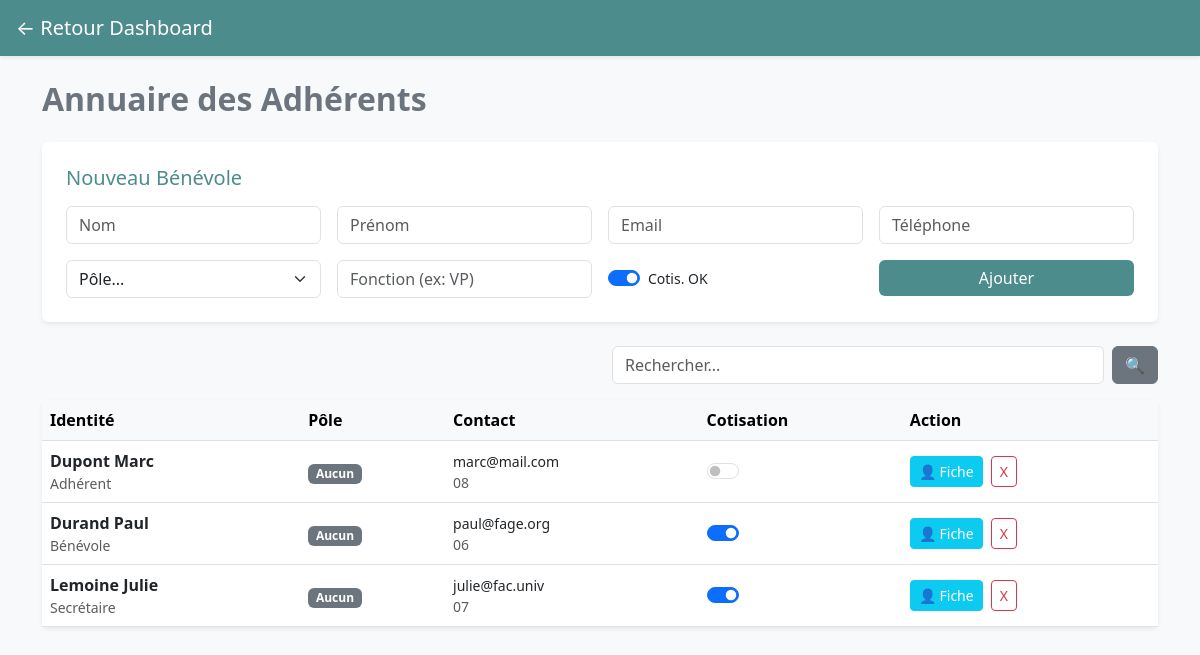
/admin/membres.php (signed in), run on the app's committed database.
### tables this page shows
CREATE TABLE benevoles (
                           id INTEGER PRIMARY KEY AUTOINCREMENT,
                           nom TEXT NOT NULL,
                           prenom TEXT NOT NULL,
                           email TEXT,
                           telephone TEXT,
                           fonction TEXT, -- Ex: Trésorier, Membre actif...
                           cotisation_a_jour INTEGER DEFAULT 0 -- 0 ou 1
, pole TEXT DEFAULT 'Aucun', date_naissance DATE, profession TEXT, ville TEXT, competences TEXT);

### admin/membres.php (the view, shortened to what this page needs)
<?php
$pdo = getPDO();
$recherche = $_GET['q'] ?? '';
if ($recherche) {
    $stmt = $pdo->prepare("SELECT * FROM benevoles WHERE nom LIKE ? OR prenom LIKE ? OR email LIKE ? ORDER BY pole ASC, nom ASC");
    $stmt->execute(["%$recherche%", "%$recherche%", "%$recherche%"]);
    $liste = $stmt->fetchAll();
} else {
    $liste = $pdo->query("SELECT * FROM benevoles ORDER BY pole ASC, nom ASC")->fetchAll();
}
?>
<!DOCTYPE html>
<html lang="fr">
<head>
    <link href="https://cdn.jsdelivr.net/npm/bootstrap@5.3.0/dist/css/bootstrap.min.css" rel="stylesheet">
</head>
<body class="bg-light">
<nav class="navbar navbar-dark bg-fage px-3 mb-4 shadow-sm">
    <a class="navbar-brand" href="index.php">← Retour Dashboard</a>
</nav>
<div class="container pb-5">
    <h2 class="text-secondary fw-bold mb-4">Annuaire des Adhérents</h2>
    <div class="card p-4 mb-4 shadow-sm border-0">
        <h5 class="mb-3 text-fage">Nouveau Bénévole</h5>
        <form method="post" class="row g-3">
            <div class="col-md-3"><input type="text" name="nom" class="form-control" placeholder="Nom" required></div>
            <div class="col-md-3"><input type="text" name="prenom" class="form-control" placeholder="Prénom" required></div>
            <div class="col-md-3"><input type="email" name="email" class="form-control" placeholder="Email"></div>
            <div class="col-md-3"><input type="text" name="tel" class="form-control" placeholder="Téléphone"></div>
            <div class="col-md-3">
                <select name="pole" class="form-select">
                    <option value="" disabled selected>Pôle...</option>
                </select>
            </div>
            <div class="col-md-3"><input type="text" name="fonction" class="form-control" placeholder="Fonction (ex: VP)"></div>
            <div class="col-md-3 d-flex align-items-center"><div class="form-check form-switch"><input class="form-check-input" type="checkbox" name="cotisation" value="1" checked><label class="form-check-label small">Cotis. OK</label></div></div>
            <div class="col-md-3"><button type="submit" class="btn btn-fage w-100">Ajouter</button></div>
        </form>
    </div>
    <div class="row mb-3">
        <div class="col-md-6 offset-md-6">
            <form method="get" class="d-flex">
                <input type="text" name="q" class="form-control me-2" placeholder="Rechercher..." value="<?= htmlspecialchars($recherche) ?>">
                <button class="btn btn-secondary" type="submit">🔍</button>
            </form>
        </div>
    </div>
    <div class="card shadow-sm border-0">
        <table class="table table-hover mb-0 align-middle">
            <thead class="table-light"><tr><th>Identité</th><th>Pôle</th><th>Contact</th><th>Cotisation</th><th>Action</th></tr></thead>
            <tbody>
            <?php foreach($liste as $b): ?>
                <tr>
                    <td class="fw-bold"><?= htmlspecialchars($b['nom'] ?? '') . ' ' . htmlspecialchars($b['prenom'] ?? '') ?><div class="small text-muted fw-normal"><?= htmlspecialchars($b['fonction'] ?? '') ?></div></td>
                    <td><span class="badge bg-secondary"><?= htmlspecialchars($b['pole'] ?? '-') ?></span></td>
                    <td class="small"><div><?= htmlspecialchars($b['email'] ?? '') ?></div><div class="text-muted"><?= htmlspecialchars($b['telephone'] ?? '') ?></div></td>
                    <td>
                        <form method="post" class="d-inline">
                            <div class="form-check form-switch"><input class="form-check-input" type="checkbox" name="cotisation" value="1" <?= !empty($b['cotisation_a_jour']) ? 'checked' : '' ?> onchange="this.form.submit()"></div>
                        </form>
                    </td>
                    <td>
                        <a href="details_benevole.php?id=<?= $b['id'] ?>" class="btn btn-sm btn-info text-white me-1">👤 Fiche</a>
                        <a href="?delete=<?= $b['id'] ?>" class="btn btn-sm btn-outline-danger" onclick="return confirm('Supprimer ?')">X</a>
                    </td>
                </tr>
            <?php endforeach; ?>
            </tbody>
        </table>
    </div>
</div>
</body>
</html>

### admin/membres.php (style rules this page uses)
.bg-fage { background-color: #4c8c8c !important; }
.text-fage { color: #4c8c8c !important; }
.btn-fage { background-color: #4c8c8c; color: white; border: none; }

### data on the page
benevoles: nom "Dupont", prenom "Marc", fonction "Adhérent", pole "Aucun", email "marc@mail.com", telephone "08"
benevoles: nom "Durand", prenom "Paul", fonction "Bénévole", pole "Aucun", email "paul@fage.org", telephone "06", cotisation_a_jour "☑"
benevoles: nom "Lemoine", prenom "Julie", fonction "Secrétaire", pole "Aucun", email "julie@fac.univ", telephone "07", cotisation_a_jour "☑"
